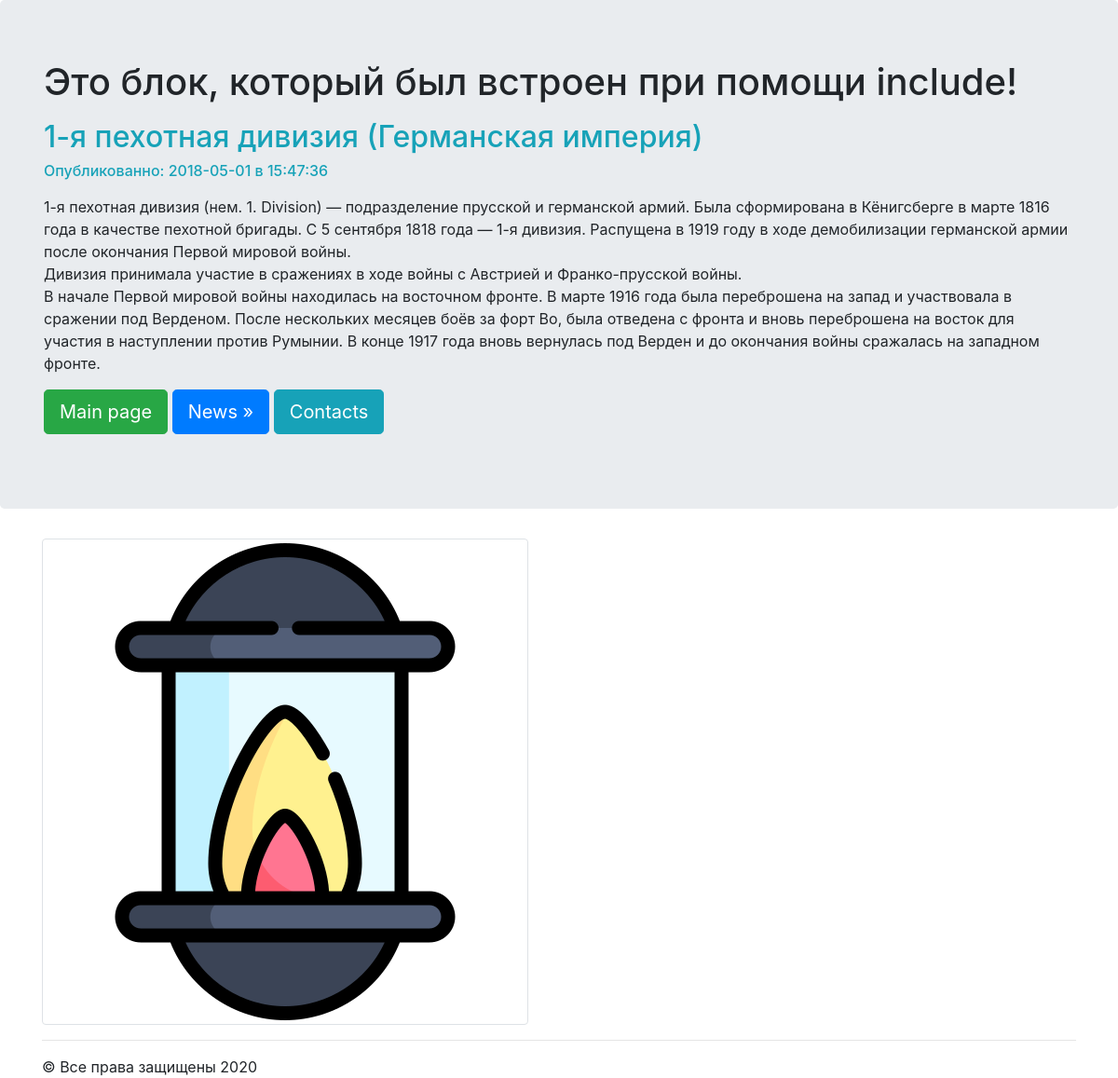
The page /mnews/1/ on the database its author committed.
### mnews/models.py (models this page shows, shortened)
class Articles(models.Model):
    title = models.CharField(max_length=120)
    post = models.TextField()
    date = models.DateTimeField()

### mnews/templates/news/post.html
{% extends "mainApp/wrapper.html" %}
{% block content %}
    <h2 class="text-info">{{ articles.title }}</h2>
    <h6 class="text-info">Опубликованно: {{ articles.date|date:"Y-m-d в H:i:s" }}</h6>
    <p>{{ articles.post|safe|linebreaks }}</p>
{% endblock %}

### rows shown on the page
Articles: title "1-я пехотная дивизия (Германская империя)", date "2018-05-01 в 15:47:36", post "1-я пехотная дивизия (нем. 1. Division) — подразделение прусской и германской армий. Была сформирована в Кёнигсберге в марте 1816 года в качестве пехотной бригады. С 5 сентября 1818 года — 1-я дивизия. Распущена в 1919 году в ходе демобилизации германской армии после окончания Первой мировой войны. Дивизия принимала участие в сражениях в ходе войны с Австрией и Франко-прусской войны. В начале Первой мировой войны находилась на восточном фронте. В марте 1916 года была переброшена на запад и участвовала в сражении под Верденом. После нескольких месяцев боёв за форт Во, была отведена с фронта и вновь переброшена на восток для участия в наступлении против Румынии. В конце 1917 года вновь…"
